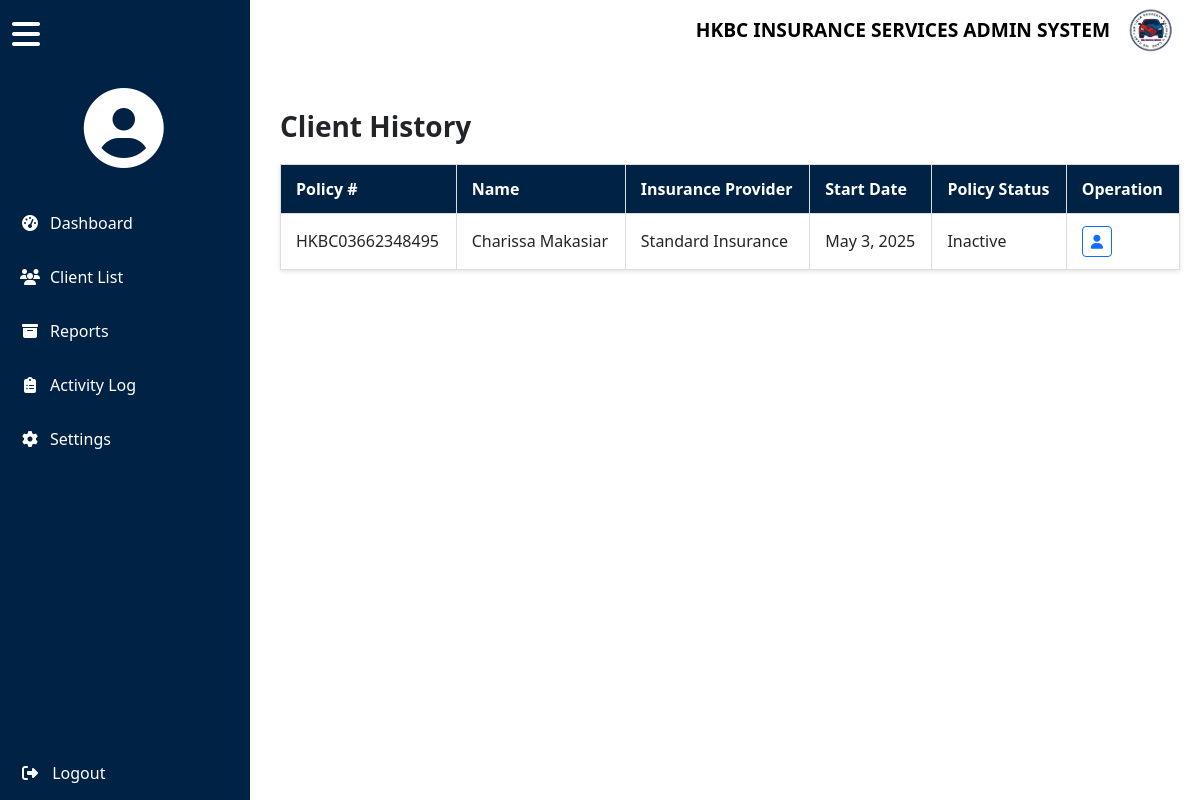
The app's page /payment_history.php?id=2 with its own data.
### tables this page shows
CREATE TABLE `cliente` (
  `id` int(11) NOT NULL AUTO_INCREMENT,
  `policy_number` varchar(255) DEFAULT NULL,
  `name` varchar(255) DEFAULT NULL,
  `provider` varchar(255) DEFAULT NULL,
  `facebook` varchar(255) DEFAULT NULL,
  `contact_number` varchar(255) DEFAULT NULL,
  `email` varchar(255) DEFAULT NULL,
  `address` varchar(255) DEFAULT NULL,
  `start_date` varchar(255) DEFAULT NULL,
  `end_date` varchar(255) DEFAULT NULL,
  `vehicle_unit` varchar(100) DEFAULT NULL,
  `chasis_no` varchar(100) DEFAULT NULL,
  `motor_no` varchar(100) DEFAULT NULL,
  `plate_no` varchar(50) DEFAULT NULL,
  `vehicle_color` varchar(255) DEFAULT NULL,
  `amount_insured` decimal(15,2) DEFAULT NULL,
  `bipd` decimal(10,2) DEFAULT NULL,
  `pa` decimal(10,2) DEFAULT NULL,
  `aon` decimal(10,2) DEFAULT NULL,
  `net_remitting` decimal(10,2) DEFAULT NULL,
  `hkbc_net` decimal(10,2) DEFAULT NULL,
  `mark_up` decimal(10,2) DEFAULT NULL,
  `late_charges` decimal(10,2) DEFAULT NULL,
  `cancelled_income` decimal(10,2) DEFAULT NULL,
  `reinstatement_fee` decimal(10,2) DEFAULT NULL,
  `make_up_agent` decimal(10,2) DEFAULT NULL,
  `comission` decimal(10,2) DEFAULT NULL,
  `source` varchar(255) DEFAULT NULL,
  `mortgage` varchar(255) DEFAULT NULL,
  `status` varchar(255) DEFAULT NULL,
  `or_number` decimal(10,2) DEFAULT NULL,
  `payment_1` decimal(10,2) DEFAULT NULL,
  `payment_2` decimal(10,2) DEFAULT NULL,
  `payment_3` decimal(10,2) DEFAULT NULL,
  `payment_4` decimal(10,2) DEFAULT NULL,
  `payment_5` decimal(10,2) DEFAULT NULL,
  `payment_6` decimal(10,2) DEFAULT NULL,
  `payment_status` varchar(100) DEFAULT NULL,
  `date_remittance` date DEFAULT NULL,
  `ctpl` varchar(100) DEFAULT NULL,
  `bank_status` varchar(100) DEFAULT NULL,
  `remarks` text DEFAULT NULL,
  `photo` varchar(255) DEFAULT NULL,
  `old_id` int(11) DEFAULT NULL,
  `created_at` datetime DEFAULT current_timestamp(),
  `is_active` tinyint(1) NOT NULL DEFAULT 1,
  PRIMARY KEY (`id`),
  UNIQUE KEY `email` (`email`)
);

### payment_history.php (the view, shortened to what this page needs)
<?php
$servername = "localhost";
$username = "root";
$password = "";
$database = "u755652361_thesis";
$connection = new mysqli($servername, $username, $password, $database);
$clientId = $_GET['id'];
$stmt = $connection->prepare("SELECT name FROM cliente WHERE id = ?");
$stmt->bind_param("i", $clientId);
$stmt->execute();
$result = $stmt->get_result();
$currentClient = $result->fetch_assoc();
$clientName = $currentClient['name'];
$stmt = $connection->prepare("SELECT * FROM cliente WHERE name = ? ORDER BY start_date ASC");
$stmt->bind_param("s", $clientName);
$stmt->execute();
$historyResult = $stmt->get_result();
?>
<!DOCTYPE html>
<html lang="en">
<head>
  <link rel="stylesheet" href="https://cdn.jsdelivr.net/npm/bootstrap@5.3.3/dist/css/bootstrap.min.css">
  <link rel="stylesheet" href="https://cdnjs.cloudflare.com/ajax/libs/font-awesome/6.4.0/css/all.min.css">
</head>
<body>
<header>
  <div class="header-left">
    <h2>h</h2>
  </div>
  <div class="header-right">
    <div class="title">HKBC INSURANCE SERVICES ADMIN SYSTEM</div>
    <img src="logo.png" alt="HKBC Logo" style="height: 60px; width: 60px; border-radius: 50%; background-color: white;">
  </div>
</header>
<div class="sidebar d-flex flex-column" id="sidebar">
  <button class="toggle-btn" onclick="toggleSidebar()"><i class="fas fa-bars"></i></button>
  <div class="admin-profile">
    <i class="fas fa-user-circle admin-icon"></i>
  </div>
  <ul class="flex-grow-1 w-100">
    <li><a href="dashboard.php"><i class="fas fa-tachometer-alt"></i> <span class="text">Dashboard</span></a></li>
    <li><a href="client.php"><i class="fas fa-users"></i> <span class="text">Client List</span></a></li>
    <li><a href="report.php "><i class="fas fa-archive"></i> <span class="text">Reports</span></a></li>
    <li><a href="activitylog.php"><i class="fas fa-clipboard-list"></i> <span class="text">Activity Log</span></a></li>
    <li><a href="settings.php"><i class="fas fa-cog"></i> <span class="text">Settings</span></a></li>
  </ul>
  <form action="logout.php" method="POST" class="logout-btn">
    <button type="submit" class="btn w-100 text-start text-white" style="border-radius: 0; padding: 15px 20px; border: none;">
      <i class="fas fa-sign-out-alt me-2"></i> <span class="text">Logout</span>
    </button>
  </form>
</div>
<div class="content">
  <div class="table-container">
    <h3>Client History</h3>
    <table>
      <thead>
        <tr>
          <th>Policy #</th>
          <th>Name</th>
          <th>Insurance Provider</th>
          <th>Start Date</th>
          <th>Policy Status</th>
          <th>Operation</th>
        </tr>
      </thead>
      <tbody>
        <?php while ($row = $historyResult->fetch_assoc()): ?>
          <tr>
            <td><?= htmlspecialchars($row['policy_number']) ?></td>
            <td><?= htmlspecialchars($row['name']) ?></td>
            <td><?= htmlspecialchars($row['provider']) ?></td>
            <td><?= date('F j, Y', strtotime($row['start_date'])) ?></td>
            <td><?= $row['is_active'] ? 'Active' : 'Inactive' ?></td>
            <td>
              <a href="view_client.php?id=<?= $row['id'] ?>" class="btn btn-sm btn-outline-primary" title="View Profile">
                <i class="fas fa-user"></i>
              </a>
            </td>
          </tr>
        <?php endwhile; ?>
      </tbody>
    </table>
  </div>
</div>
</body>
</html>

### payment_history.php (style rules this page uses)
body { margin: 0; padding: 0; font-family: 'Segoe UI', sans-serif; display: flex; }
header { position: fixed; top: 0; left: 0; right: 0; height: 60px; background-color: white; color: black; padding: 10px 20px; z-index: 1000; display: flex; justify-content: space-between; align-items: center; }
.header-left { display: flex; align-items: center; gap: 15px; }
.header-right { display: flex; align-items: center; gap: 10px; }
.title { font-size: 1.2rem; font-weight: bold; }
.admin-profile { font-weight: 500; font-size: 0.95rem; color: white; display: flex; flex-direction: column; justify-content: center; padding: 20px; text-align: center; width: 100%; box-sizing: border-box; align-self: center; align-items: center; }
.admin-icon { font-size: 80px; color: white; margin-left: -25%; }
.sidebar { position: fixed; left: 0; width: 250px; height: 100%; background-color: #002244; color: white; transition: width 0.3s ease; overflow: hidden; display: flex; flex-direction: column; z-index: 1100; }
.sidebar ul { list-style: none; padding: 0; margin: 0; width: 100%; }
.sidebar li a { display: flex; align-items: center; padding: 15px 20px; color: white; text-decoration: none; transition: background 0.3s; }
.sidebar i { margin-right: 10px; width: 20px; text-align: center; }
.logout-btn { margin-top: auto; width: 100%; }
.content { width: 100%; margin-top: 60px; margin-left: 260px; }
.toggle-btn { background: none; border: none; color: white; font-size: 2rem; padding: 10px 12px; text-align: left; width: 100%; cursor: pointer; }
.content h3 { margin-top: 30px; margin-bottom: 20px; font-weight: 600; }
.table-container { padding: 20px; }
table { width: 100%; border-collapse: collapse; background-color: #fff; box-shadow: 0 2px 4px rgba(0, 0, 0, 0.1); }
thead { background-color: #002244; color: white; }
th, td { padding: 12px 15px; text-align: left; border: 1px solid #ddd; }

### records on screen
cliente: policy_number "HKBC03662348495", name "Charissa Makasiar", provider "Standard Insurance", start_date "May 3, 2025", is_active "Inactive"
